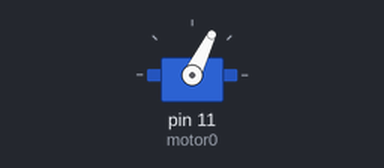
A sketch run on a simulated Arduino Uno, built with avr-gcc and run on an emulated ATmega328P. Parts: servo. What the sketch prints to the serial monitor is not drawn.

Above: at 0.05 s.
At 5.95 s:
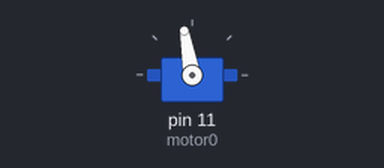
At 11.55 s:
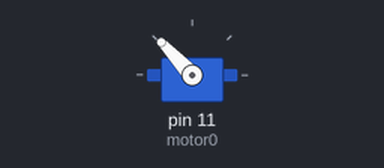
At 23.05 s:
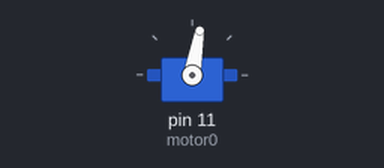
Timing chart, 0 to 33.4 s (numbered marks = the images above):
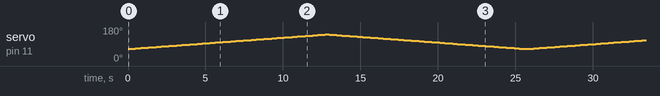

The sketch:

mottest001.ino
```cpp
#include <Servo.h>
Servo motor0;

void setup() {
  Serial.begin(9600);
  Serial.println("OG!");
  motor0.attach(11);
  /*for (int i = 0; i<1502;i++){
    motor0.writeMicroseconds(i);
  }
  for (int i = 0; i<499;i++){
    motor0.writeMicroseconds(1500-i);
  }*/
  motor0.writeMicroseconds(1000);
  Serial.println("FSED!");
}

void loop() {
  // put your main code here, to run repeatedly:
  for (int i = 1200; i<2000;i++){
    motor0.writeMicroseconds(i);
    delay(16);
  }
  for (int i = 2000; i>1200;i--){
    motor0.writeMicroseconds(i);
    delay(16);
  }
}
```
